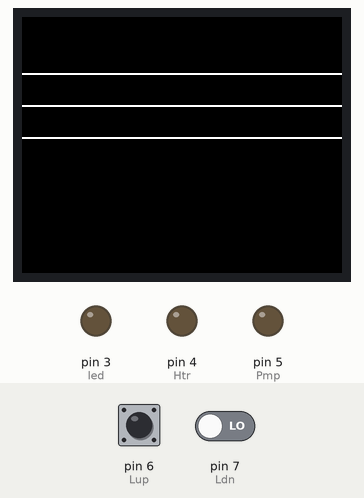
The sketch below on a simulated Arduino Uno, built with avr-gcc and run on an emulated ATmega328P. On the bench: 160×128 colour display, output pins drawn as LEDs (lit = HIGH). Wiring (inferred from the names in the program): DS3231 clock at I2C address 0x68. Inputs (shaded band) come from the test bench; at power-on: pin 6 (Lup) LOW, pin 7 (Ldn) LOW. The local clock reads 2024-03-15 10:24:30 at power-on unless the sketch sets it; what the sketch prints to the serial monitor is not drawn.

Above: at 1.2 s.
1.3 s: pin 6 (Lup) pulled HIGH for 0.15 s
At 1.37 s:
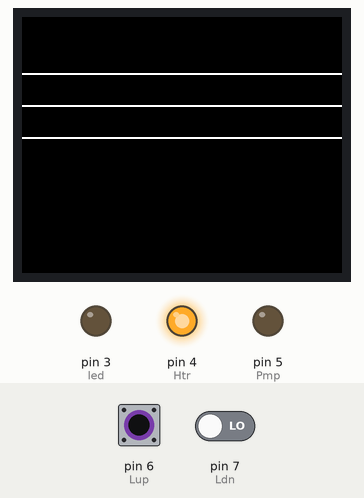
2.9 s: pin 7 (Ldn) driven HIGH
At 3.7 s:
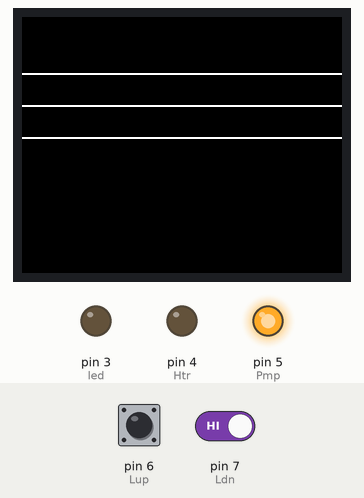
4.4 s: pin 6 (Lup) pulled HIGH for 1 s
At 4.9 s:
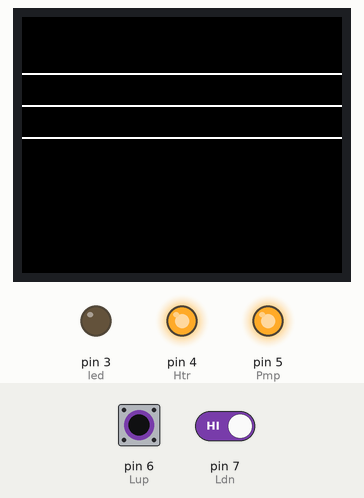
6.9 s: pin 6 (Lup) pulled HIGH for 3.2 s
At 10.4 s:
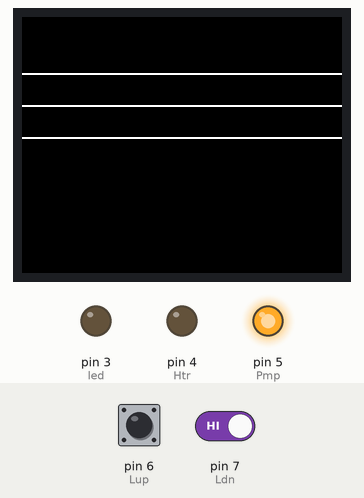
11.6 s: pin 7 (Ldn) driven LOW
At 12.7 s:
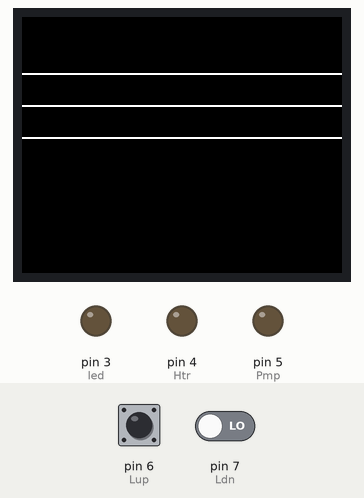
Timing chart, 0 to 14.1 s (numbered marks = the images above; inputs shaded):
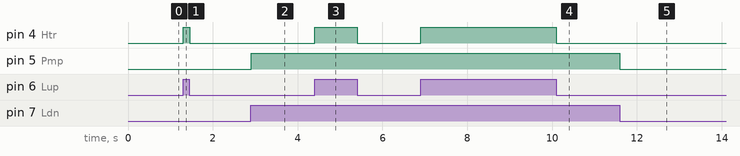

Measured:
- after the input at 1.3 s, pin 4 (Htr): LOW → HIGH at once, → LOW 0.15 s later
- after the input at 2.9 s, pin 5 (Pmp): LOW → HIGH at once
- after the input at 4.4 s, pin 4 (Htr): LOW → HIGH at once, → LOW 1.0 s later
- after the input at 6.9 s, pin 4 (Htr): LOW → HIGH at once, → LOW 3.2 s later
- after the input at 11.6 s, pin 5 (Pmp): HIGH → LOW at once

The sketch:

TFTDisplayText.ino
```cpp
#include "header.h"

void setup(){
  Wire.begin();
  Serial.begin(9600);
  pinMode(led, OUTPUT);
  pinMode(Htr, OUTPUT);
  pinMode(Pmp, OUTPUT);
  pinMode(Lup, INPUT);
  pinMode(Ldn, INPUT);
  setDS3231time(00,57,22,2,12,12,17);
  TFTscreen.begin();
  sensors.begin();
  screenMap();
}
void loop() {
  sec=millis()/1000;
  /*
  if(first==0){
    writeTankTemp();
    writeTime();
    writeLED();
    first=1;
  }
   if(sec>(senseDelay+oldSense)) {
    writeTankTemp();
    oldSense=sec;
  }
  if(sec>(timeDelay+oldTim)) {
    writeTime();
    oldTim=sec;
  }
  if(sec>(fadeDelay+oldSec)) {
    controlBrightness();
    writeLED();
    oldSec=sec;
  }
  */
  doSwitch();
  delay(1);
}
```

RTC_Routines.ino
```cpp
//Real time clock subroutines
//---------------------------------------------------------------------------------------------------------------
// Convert normal decimal numbers to binary coded decimal
byte decToBcd(byte val) {return( (val/10*16) + (val%10) );}
//---------------------------------------------------------------------------------------------------------------
// Convert binary coded decimal to normal decimal numbers
byte bcdToDec(byte val) {return( (val/16*10) + (val%16) );}
//---------------------------------------------------------------------------------------------------------------
void setDS3231time(byte second, byte minute, byte hour, byte dayOfWeek, byte dayOfMonth, byte month, byte year){
  // sets time and date data to DS3231
  Wire.beginTransmission(DS3231_I2C_ADDRESS);
  Wire.write(0); // set next input to start at the seconds register
  Wire.write(decToBcd(second)); // set seconds
  Wire.write(decToBcd(minute)); // set minutes
  Wire.write(decToBcd(hour)); // set hours
  Wire.write(decToBcd(dayOfWeek)); // set day of week (1=Sunday, 7=Saturday)
  Wire.write(decToBcd(dayOfMonth)); // set date (1 to 31)
  Wire.write(decToBcd(month)); // set month
  Wire.write(decToBcd(year)); // set year (0 to 99)
  Wire.endTransmission();
}
//---------------------------------------------------------------------------------------------------------------
void readDS3231time(byte *second, byte *minute, byte *hour, byte *dayOfWeek, byte *dayOfMonth, byte *month, byte *year){
  Wire.beginTransmission(DS3231_I2C_ADDRESS);
  Wire.write(0); // set DS3231 register pointer to 00h
  Wire.endTransmission();
  Wire.requestFrom(DS3231_I2C_ADDRESS, 7);
  // request seven bytes of data from DS3231 starting from register 00h
  *second = bcdToDec(Wire.read() & 0x7f);
  *minute = bcdToDec(Wire.read());
  *hour = bcdToDec(Wire.read() & 0x3f);
  *dayOfWeek = bcdToDec(Wire.read());
  *dayOfMonth = bcdToDec(Wire.read());
  *month = bcdToDec(Wire.read());
  *year = bcdToDec(Wire.read());
}
//---------------------------------------------------------------------------------------------------------------
String checkLen(byte data) {
  String val;
  if(data<10){val="0" + String(data);} else {val=String(data);}
  return val;
}
//---------------------------------------------------------------------------------------------------------------
String checkDay(byte data) {
  String val;
  switch(data){
  case 1:
    val=("Sunday ");
    break;
  case 2:
    val=("Monday ");
    break;
  case 3:
    val=("Tuesday ");
    break;
  case 4:
    val=("Wednesday ");
    break;
  case 5:
    val=("Thursday ");
    break;
  case 6:
    val=("Friday ");
    break;
  case 7:
    val=("Saturday ");
    break;
  }
  return val;
}
//---------------------------------------------------------------------------------------------------------------
String checkMonth(byte data) {
  String val;
  switch(data){
  case 1:
    val=("Jan ");
    break;
  case 2:
    val=("Feb ");
    break;
  case 3:
    val=("Mar ");
    break;
  case 4:
    val=("Apr ");
    break;
  case 5:
    val=("May ");
    break;
  case 6:
    val=("Jun ");
    break;
  case 7:
    val=("Jul ");
    break;
  case 8:
    val=("Aug ");
    break;
  case 9:
    val=("Sep ");
    break;
  case 10:
    val=("Oct ");
    break;
  case 11:
    val=("Nov ");
    break;
  case 12:
    val=("Dec ");
    break;
  }
  return val;
}
 //---------------------------------------------------------------------------------------------------------------
void getTime() {
  byte second, minute, hour, dayOfWeek, dayOfMonth, month, year;
  // retrieve data from DS3231
  readDS3231time(&second, &minute, &hour, &dayOfWeek, &dayOfMonth, &month,  &year);
  rtcTime=(checkLen(hour) + ":");
  rtcTime=rtcTime + (checkLen(minute)); //+ ":");
  //rtcTime=rtcTime + (checkLen(second) +" ");
  rtcSec=second;
  rtcDay=(checkDay(dayOfWeek) +" ");
  rtcDate=(checkLen(dayOfMonth) +" ");
  rtcDate=rtcDate + checkMonth(month);
  rtcDate=rtcDate + year;
}
```

TFT_Screen.ino
```cpp
void screenMap() {
  TFTscreen.background(0, 0, 0);
  TFTscreen.stroke(255, 255, 255);
  TFTscreen.setTextSize(1);
  TFTscreen.line(0,28,160,28);
  TFTscreen.line(0,44,160,44);
  TFTscreen.line(0,60,160,60);
}
//---------------------------------------------------------------------------------------------------------------
void printData(char data[], int flag, int Hor, int Vert) {
  TFTscreen.stroke(255, 255, 255);
  if (flag==1){ TFTscreen.stroke(0, 0, 0);}
  TFTscreen.text(data, Hor, Vert);  // print the sensor value
}
//---------------------------------------------------------------------------------------------------------------
int vertPX(int line){
  int x=tftMarTop+(cHeight*(line-1));
  return x;
}
//---------------------------------------------------------------------------------------------------------------
int horizPX(String data,String just){
  int y=0;
  if(just=="l"){ y=tftMarLeft; }
  if(just=="r"){ y=tftWidth-((data.length())*cWidth); }
  if(just=="c"){ y=(tftWidth-((data.length()-1)*cWidth))/2;}
  return y;
}
//---------------------------------------------------------------------------------------------------------------
String updateData(String oldData, String newData, String Just, int line, char chArray[], int ln){
  if(not (oldData == newData)){
    hp=horizPX(newData,Just);
    vp=vertPX(line);
    printData(chArray,1,hp,vp);
    newData.toCharArray(chArray,ln);
    printData(chArray,0,hp,vp);
  }
  return chArray;
}
//---------------------------------------------------------------------------------------------------------------
void writeLED() {
  oldLed=ledBrightness;
  ledBrightness = "Led Brightness: " + String(brightness);
  ledString=updateData(oldLed, ledBrightness, "l", 7, ledOutVal, 20);
  ledString.toCharArray(ledOutVal,20);
}
void writeTime(){
  oldTime=rtcTime;
  oldDay=rtcDay;
  oldDate=rtcDate;
  getTime();
  timeString=updateData(oldTime, rtcTime, "c", 3, timeText, 9);
  timeString.toCharArray(timeText,10);
  dayString=updateData(oldDay, rtcDay, "l", 1, dayText, 10);
  dayString.toCharArray(dayText,10);
  dateString=updateData(oldDate, rtcDate, "r", 1, dateText, 11);
  dateString.toCharArray(dateText,11);
}
void writeTankTemp(){
  oldSenseStr=sensorVal;
  sensors.requestTemperatures();
  temp=String(sensors.getTempCByIndex(0));
  sensorVal = "Tank Temp: " + temp.substring(0,4) + char(248) + "C";
  sensorString=updateData(oldSenseStr, sensorVal, "l", 5, sensorPrintout, 20);
  sensorString.toCharArray(sensorPrintout,20);
}
```

controlOutputs.ino
```cpp
void controlBrightness(){
  oldInc=inc;
  inc=fadeamount*1*dir;
  brightness=brightness+inc;
  if(brightness<=(minLed-1)) {brightness=minLed;}
  if(brightness>=(maxLed+10)) {brightness=maxLed;}
  if((brightness>=(minLed+fadeamount)) && (brightness<=(maxLed-fadeamount))) {
   analogWrite(led,brightness);
    }
}
//---------------------------------------------------------------------------------------------------------------
```

doSerialInterface.ino
```cpp
/*
void getUserInput()
{
  if (Serial.available() > 0) {    // is a character available?
    rx_byte = Serial.read();       // get the character
    if (rx_byte != '\n') {
      rx_str += rx_byte;
    }
    else {
      // end of string
      maxLed=rx_str.toInt();
      rx_str = "";                // clear the string for reuse
      if(maxLed <50) { maxLed=50; }
      if(maxLed > 250) { maxLed=250;}
    }
  }
}
//---------------------------------------------------------------------------------------------------------------
void serialMenu(){
  menu[1]="1. Change minimum LED output (" + String(minLed) + ")";
  menu[2]="2. Change maximum LED output (" + String(maxLed) + ")";
  menu[3]="Enter 1 or 2 :";
  Serial.println(menu[1]);
  Serial.println(menu[2]);
  Serial.println(menu[3]);
}
*/
```

header.h
```cpp
#include <TFT.h>  // Arduino LCD library
#include <SPI.h>
#include <OneWire.h>
#include <DallasTemperature.h>
#include "Wire.h"
#define DS3231_I2C_ADDRESS 0x68
#define ONE_WIRE_BUS 2
#define cs   10
#define dc   9
#define rst  8

OneWire oneWire(ONE_WIRE_BUS);
DallasTemperature sensors(&oneWire);
TFT TFTscreen = TFT(cs, dc, rst);

//Sensor Variables
char sensorPrintout[10];
char oldSensor[10];
String sensorVal;
String oldSenseStr;
String sensorString;
String temp;

//Time Variables
char timeText[30];
char dayText[30];
char dateText[30];
int rtcSec;
String rtcTime;
String rtcDay;
String rtcDate;
String oldTime;
String oldDay;
String oldDate;
String timeString;
String dayString;
String dateString;

//Display Variables
char ledOutVal[20];
int tftWidth=132;
int tftMarLeft=3;
int tftMarTop=2;
int cWidth=6;
int cHeight=8;
int line;
int linepx;
int lgt;
int strtpx;
int hp;
int vp;

//Lighting Variables
String ledBrightness;
String oldLed;
String ledString;
int led=3;
int fadeamount=10;
int inc;
int dir;
int oldInc;
int minLed=-1;
int maxLed=100;
int brightness=minLed;

//User Interface Variables
char rx_byte = 0;
String rx_str = "";
String menu[15];

//Switch Variables
int Lup=6;
int Ldn=7;
int oldLupSts;
int LupSts;
int oldLdnSts;
int LdnSts;

//counter variables
long count;
long oldSec;
long oldTim;
long oldSense;
long sec;
long fadeDelay=1;//20;
long timeDelay=1;//60;
long senseDelay=1;
int first=0;

//relay variables
int Htr=4;
int Pmp=5;
```

readInputs.ino
```cpp
void doSwitch(){
  oldLupSts=LupSts;
  LupSts=digitalRead(Lup);
  oldLdnSts=LdnSts;
  LdnSts=digitalRead(Ldn);
  if((not(LupSts == oldLupSts))||(not(LdnSts == oldLdnSts))) {
    if(LupSts==1){
      dir=1;
      digitalWrite(Htr,1);
    } else {
      dir=-1;
      digitalWrite(Htr,0);
    }
    if(LdnSts==1){
      digitalWrite(Pmp,1);
    } else {
      digitalWrite(Pmp,0);
    }
    Serial.print("Switch Status: ");
    Serial.print(LupSts);
    Serial.println(LdnSts);
  }
}
//---------------------------------------------------------------------------------------------------------------
```
